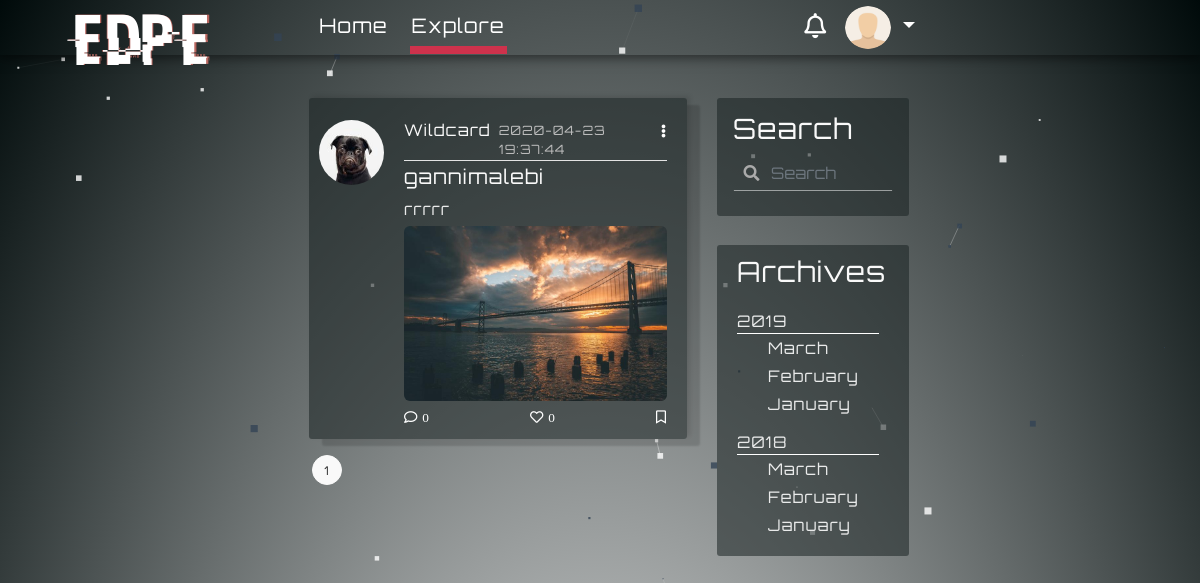
The page /explore (signed in) on the database its author committed.
### myBlogApp/models.py (models this page shows, shortened)
class User(UserMixin, db.Model):
    id = db.Column(db.Integer, primary_key=True)
    username = db.Column(db.String(64), index=True, unique=True)
    email = db.Column(db.String(120), index=True, unique=True)
    image_file = db.Column(db.String(200), default='default.png')
    password_hash = db.Column(db.String(128))
    about_me = db.Column(db.String(140))
    last_seen = db.Column(db.DateTime, default=datetime.utcnow())
    posts = db.relationship('Post', backref='author', foreign_keys='Post.user_id', lazy=True)
    comments = db.relationship('Comment', backref='c_author', foreign_keys='Comment.author_id', lazy='dynamic')
    followed = db.relationship(
        'User', secondary=followers,
        primaryjoin=(followers.c.follower_id == id),
        secondaryjoin=(followers.c.followed_id == id),
        backref=db.backref('followers', lazy='dynamic'), lazy='dynamic')
    liked = db.relationship('Like_Post', foreign_keys='Like_Post.liked_user_id', backref='liked_author', lazy='dynamic')
    message_sent = db.relationship('Message', foreign_keys='Message.sender_id', backref='author', lazy='dynamic')
    message_received = db.relationship('Message', foreign_keys='Message.recipient_id', backref='recipient', lazy='dynamic')
    last_message_read_time = db.Column(db.DateTime)
    notifications = db.relationship('Notification', foreign_keys='Notification.notification_user_id',
                                    backref='notification_user', lazy='dynamic')
    def new_messages(self):
        last_read_time = self.last_message_read_time or datetime(1900, 1, 1)
        return Message.query.filter_by(recipient=self).filter(Message.timestamp > last_read_time).count()
    def has_liked_post(self, post):
        return Like_Post.query.filter(
            Like_Post.liked_user_id == self.id,
            Like_Post.liked_post_id == post.id).count() > 0

class SearchableMixin(object):
    @classmethod
    def before_commit(cls, session):
        session._changes = {
            'add': list(session.new),
            'update': list(session.dirty),
            'delete': list(session.deleted)
        }
    @classmethod
    def after_commit(cls, session):
        for obj in session._changes['add']:
            if isinstance(obj, SearchableMixin):
                add_to_index(obj.__tablename__, obj)
        for obj in session._changes['update']:
            if isinstance(obj, SearchableMixin):
                add_to_index(obj.__tablename__, obj)
        for obj in session._changes['delete']:
            if isinstance(obj, SearchableMixin):
                remove_from_index(obj.__tablename__, obj)
        session._changes = None

class Post(SearchableMixin, db.Model):
    __searchable__ = ['body']
    id = db.Column(db.Integer, primary_key=True)
    title = db.Column(db.String(100))
    body = db.Column(db.String(140))
    post_picture = db.Column(db.String(200))
    timestamp = db.Column(db.DateTime, index=True, default=datetime.utcnow)
    user_id = db.Column(db.Integer, db.ForeignKey('user.id'))
    comment = db.relationship('Comment', backref='post', foreign_keys='Comment.post_id', lazy='dynamic')
    comment_num = db.Column(db.Integer, default=0)
    likes = db.relationship('Like_Post', backref='l_post', lazy='dynamic')

### myBlogApp/routes.py (the view)
@app.route('/explore')
@login_required
def explore():
    page = request.args.get('page', 1, type=int)
    posts = Post.query.order_by(Post.timestamp.desc()).paginate(page=page, per_page=5)
    return render_template('explore.html', title='Explore', posts=posts)

### myBlogApp/form.py
class SearchForm(FlaskForm):
    q = StringField('Search', validators=[DataRequired()])
    def __init__(self, *args, **kwargs):
        if 'formdata' not in kwargs:
            kwargs['formdata'] = request.args
        if 'csrf_enabled' not in kwargs:
            kwargs['csrf_enabled'] = False
        super(SearchForm, self).__init__(*args, **kwargs)

### myBlogApp/models.py (called while the page is built)
@login.user_loader
def load_user(id):
    return User.query.get(int(id))

### myBlogApp/routes.py (called while the page is built)
@app.before_request
def before_request():
    if current_user.is_authenticated:
        current_user.last_seen = datetime.utcnow()
        db.session.commit()
        g.search_form = SearchForm()

### myBlogApp/templates/explore.html (shortened to what this page needs)
{% extends 'base.html' %}
{% block content %}
    {% for post in posts.items %}
    <article class="media content-section border-width-control index-check index-check-explore art-link">
        <a class="mr-1"href="{{ url_for('user_posts', username=post.author.username) }}">
            <img class="rounded-circle article-img" src="{{ url_for('static', filename = 'profile/' + post.author.image_file) }}"></a>
        <div class="media-body">
            <div class="article-metadata space-control">
                <a class="mr-2" href="{{ url_for('user_posts', username=post.author.username) }}">{{ post.author.username }}</a>
                <small class=" small-margin-control">{{ post.timestamp.strftime('%Y-%m-%d %T') }}</small>
                <div class="dropdown">
                     <a class="comment-color dropdown-toggle toggle-remove", id="navbarDropdownMenuLink2" data-toggle="dropdown" aria-haspopup="true" aria-expanded="false" href="#"><i class="fas fa-ellipsis-v immune-click"></i></a>
                </div>
            </div>
            <h5><a class="article-title" href="{{ url_for('post', post_id = post.id) }}">{{ post.title }}</a></h5>
            <p class="article-content">{{ post.body }}</p>
            {% if post.post_picture %}
                <img class="post-pic-margin immune-click post-pic" src=" {{ url_for('static', filename = 'post_pictures/' + post.post_picture) }}" alt="profile image">
            {% endif %}
            <div class="article-metadata pm-control check-index-for-like-explore space-control">
                <a class="comment-color" id="addComments-home" data-toggle="modal" data-target="#exampleModalCenter2" rel="6"  href="{{ url_for('addComments', post_id= post.id) }}"><i class="far fa-comment i-margin-control immune-click">{{ post.comment_num }}</i></a>
            {% if current_user.has_liked_post(post)%}
                <a class="comment-color like-link-home hide-for-like " id="l_l" rel="{{ url_for('like', post_id = post.id) }}" href="javascript:"><i class="far fa-heart i-margin-control i-unlike immune-click">{{post.likes.count()}}</i></a>
                <a class="comment-color unlike-link-home" id="ul_l" rel="{{ url_for('unlike', post_id = post.id) }}" href="javascript:"><i class="fas fa-heart i-margin-control i-color-change i-like immune-click">{{post.likes.count()}}</i></a>
            {% else %}
                <a class="comment-color like-link-home " id="l_l" rel="{{ url_for('like', post_id = post.id) }}" href="javascript:"><i class="far fa-heart i-margin-control i-like immune-click">{{post.likes.count()}}</i></a>
            {% endif %}
                <a class="comment-color" href="#"><i class="far fa-bookmark immune-click"></i></a>
            </div>
        </div>
    </article>
    {% endfor %}
    {% for page_num in posts.iter_pages(left_edge=1, right_edge=1, left_current=1, right_current=2) %}
        {% if page_num %}
            {% if posts.page == page_num %}
            <a class="btn pagination-style pagination-active-style" href="{{ url_for('explore', page= page_num) }}">{{ page_num }}</a>
            {% else %}
            <a class="btn pagination-style" href="{{ url_for('explore', page= page_num) }}">{{ page_num }}</a>
            {% endif %}
        {% else %}
            ...
        {% endif %}
    {% endfor %}
{% endblock content %}

### myBlogApp/templates/navbar.html (shortened to what this page needs)
<nav class="navbar fixed-top navbar-expand-lg scrolling-navbar font-control">
    <div class="collapse navbar-collapse" id="navbarSupportedContent">
      <a class="navbar-brand nav-margin-control logo-style" href="{{ url_for('home') }}"><div class="logo-font glitch-effect" data-text="EDPE">edpe</div> </a>
      <ul class="navbar-nav mr-auto">
        <li class="nav-item active">
          <a class=" hover-control link-control padding-control" id="homeLink" href={{ url_for("home")}}>Home</a>
        </li>
        <li class="nav-item">
          <a class=" hover-control link-control padding-control" id="exploreLink" href={{ url_for("explore")}}>Explore</a>
        </li>
      </ul>
      {% if current_user.is_anonymous %}
          <a class="btn btn-outline-white btn-outline login-button-margin-control js-anchor1"  data-toggle="modal" data-backdrop="false" data-target="#modalForLogin" href="{{ url_for('login')}}">login</a>
      {% else %}
        <a href='{{url_for('messages')}}' class="notification">
          <i class="far fa-bell bell-size"></i>
                            {% set new_messages = current_user.new_messages() %}
        </a>
      {% endif %}
        <div>
        {% if current_user.is_anonymous %}
            <a class="btn btn-outline-white btn-outline signup-button-margin-control js-anchor2"  data-toggle="modal" data-target="#exampleModalCenter1"  data-backdrop="false" href="{{ url_for('register')}}">Sign Up</a>
        {% else %}
            <ul class="navbar-nav" id="nav">
                <li class="nav-item dropdown">
                    <a class="nav-link dropdown-toggle" href="#" id="navbarDropdownMenuLink1" role="button" data-toggle="dropdown" aria-haspopup="true" aria-expanded="false" >
                      {% if current_user.is_anonymous %}
                        <img class="rounded-circle avatar" src="{{  url_for('static', filename='profile/default.png' )}}">
                        {% else %}
                       <img class="rounded-circle avatar" src="{{  url_for('static', filename='profile/' + current_user.image_file)}}">
                        {% endif %}
                    </a>
                </li>
             </ul>
        {% endif %}
        </div>
    </div>
</nav>

### myBlogApp/static/temp212.css (style rules this page uses)
:root { --input-padding-x: 1.5rem; --input-padding-y: 0.75rem; }
a { color: #f9f9f9; }
html { overflow: auto; height: 100%; }
p { margin-bottom: 0; }
.border-width-control { box-shadow: 13px 7px 2px 0 rgba(0, 0, 0, 0.14), -1px 0 1px -2px rgba(0, 0, 0, 0.2), 3px -2px 5px 0 rgba(0, 0, 0, 0.12); }
.form-control-change { background-image: linear-gradient(0deg, #fdca47 2px,rgba(0,150,136,0) 0),linear-gradient(0deg, #ffffff8c 1px,transparent 0); }
.form-control-change { background-repeat: no-repeat; background-position-x: center, 50%; background-position-y: bottom, calc(100% - 1px); background-size: 0 100%,100% 100%; border: 0; transition: background 0s ease-out; padding-left: 0; padding-right: 0; }
.form-control { color: #FFFFFF8c; }
.logo-font { font-family: hackedregular, sans-serif; font-size: 6vw; }
.glitch-effect::before,.glitch-effect::after { content: attr(data-text); position: absolute; top: 0; left: 0; width: 100%; height: 100%; z-index: -1; }
.glitch-effect::before { color: #333333; animation: glitch-effect 3s infinite; }
.glitch-effect::after { color: #b96760; animation: glitch-effect 2s infinite; }

### myBlogApp/static/nav82.css (style rules this page uses)
.navbar { background: transparent; box-shadow: 0 2px 11px 1px rgba(0,0,0,0.5); padding: 6px 20px; }
.link-control { position: relative; text-decoration: none }
.padding-control { bottom: 2px; padding-bottom: 8px; padding-right: 2px; padding-left: 2px; margin-right: 20px; color: #fff; }
.page-on { border: 0 solid #ce324c ; border-bottom-width: 8px; }
.link-control:before { content: ""; position: absolute; width: 100%; height: 8px; bottom: -8px; left: 0; background-color: #ce324c ; visibility: hidden; -webkit-transform: scaleX(0); transform: scaleX(0); -webkit-transition: all 0.3s ease-in-out 0s; transition: all 0.3s ease-in-out 0s; }
.font-control { font-size: 20px; }
.nav-link { color: white; padding-top: 0; padding-bottom: 0; }
.navbar-brand { color: white; }
.avatar { height: 43px; width: 46px; }
.nav-margin-control { font-size: 25px!important; margin: 0 1rem auto 0; padding-top: 0!important; }
@media (min-width: 992px) { .navbar-expand-lg .navbar-collapse { margin: 0 auto; max-width: 53%; padding-left: 20px; } }
.bottom-margin-changes { margin-bottom: 10px!important; }
.toggle-remove:after { content: none!important; }
.logo-style { position: absolute; z-index: 10000; left: 6%; top: -20%; }
.notification { color: white; text-decoration: none; padding: 0 10px; position: relative; display: inline-block; border-radius: 2px; }
.bell-size { font-size: 25px; }

### myBlogApp/static/search3.css (style rules this page uses)
.has-search .form-control { padding-left: 2.375rem; padding-right:10px; background-color: transparent; }

### rows shown on the page
User: image_file (placeholder picture)
Post: image_file (picture), author.username "Wildcard", timestamp "2020-04-23 19:37:44", title "gannimalebi", body "rrrrr", post_picture (picture), comment_num "0", likes.count "0"

### other values the page prints
{{ page_num }} "1"
